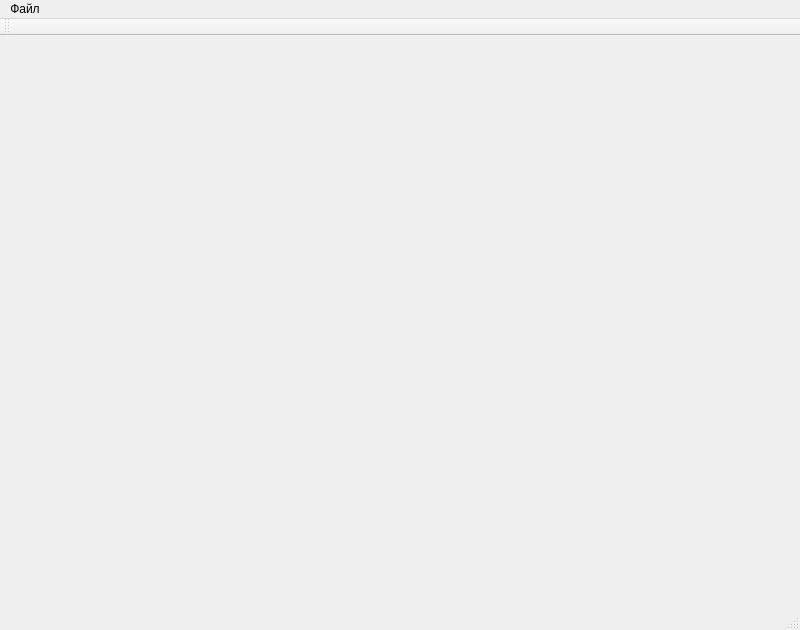
<?xml version="1.0" encoding="UTF-8"?>
<ui version="4.0">
 <class>MainWindow</class>
 <widget class="QMainWindow" name="MainWindow">
  <property name="geometry">
   <rect>
    <x>0</x>
    <y>0</y>
    <width>800</width>
    <height>630</height>
   </rect>
  </property>
  <property name="sizePolicy">
   <sizepolicy hsizetype="Fixed" vsizetype="Fixed">
    <horstretch>0</horstretch>
    <verstretch>0</verstretch>
   </sizepolicy>
  </property>
  <property name="windowTitle">
   <string>Лабораторная работа #3</string>
  </property>
  <widget class="QWidget" name="centralWidget">
   <widget class="game" name="widget" native="true">
    <property name="geometry">
     <rect>
      <x>0</x>
      <y>0</y>
      <width>800</width>
      <height>600</height>
     </rect>
    </property>
   </widget>
  </widget>
  <widget class="QToolBar" name="mainToolBar">
   <attribute name="toolBarArea">
    <enum>TopToolBarArea</enum>
   </attribute>
   <attribute name="toolBarBreak">
    <bool>false</bool>
   </attribute>
  </widget>
  <widget class="QStatusBar" name="statusBar"/>
  <widget class="QMenuBar" name="menuBar">
   <property name="geometry">
    <rect>
     <x>0</x>
     <y>0</y>
     <width>800</width>
     <height>21</height>
    </rect>
   </property>
   <widget class="QMenu" name="menu_3">
    <property name="title">
     <string>Файл</string>
    </property>
    <addaction name="action"/>
   </widget>
   <addaction name="menu_3"/>
  </widget>
  <action name="action">
   <property name="text">
    <string>Выход</string>
   </property>
  </action>
 </widget>
 <layoutdefault spacing="6" margin="11"/>
 <customwidgets>
  <customwidget>
   <class>game</class>
   <extends>QWidget</extends>
   <header>game.h</header>
   <container>1</container>
  </customwidget>
 </customwidgets>
 <resources/>
 <connections/>
</ui>
